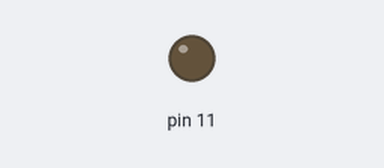
Recording of a sketch running on a simulated Arduino Uno, built with avr-gcc and run on an emulated ATmega328P. Parts: output pins drawn as LEDs (lit = HIGH).

Above: at 0.6 s.
At 4.9 s:
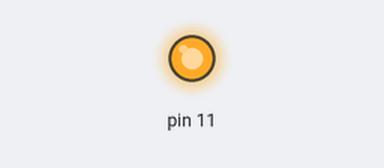
Timing chart, 0 to 6.8 s (numbered marks = the images above):
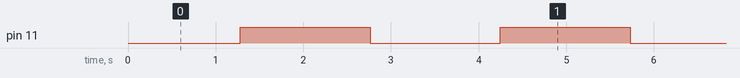

Measured:
- by itself, pin 11: alternates HIGH for 1.5 s and LOW for 1.5 s

The sketch:

008_smooth_led_brightness_change.ino
```cpp
void setup() {
    pinMode(11, OUTPUT);
}

void loop() {
    for(int i = 0; i <= 255; i++) {
      analogWrite(11, i);
      delay(5);
    }
    delay(200);

    for (int i = 255; i >= 0; i--) {
      analogWrite(11, i);
      delay(5);
    }
    delay(200);
}
```
